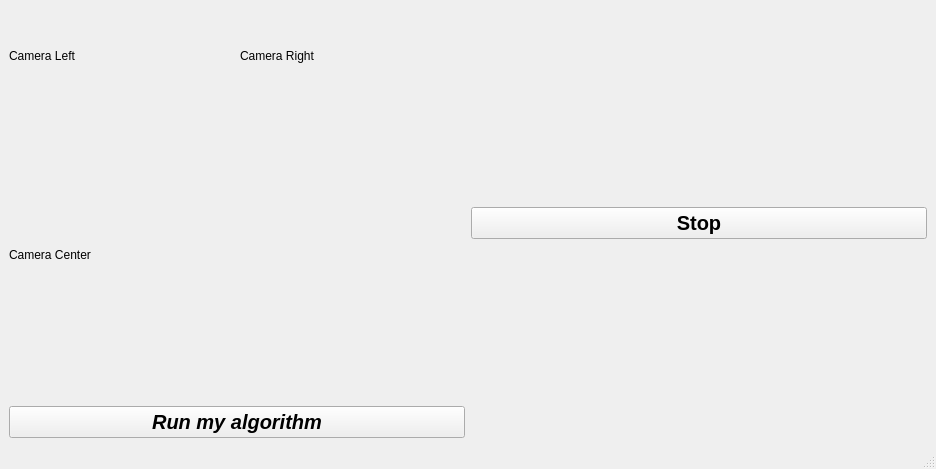
<?xml version="1.0" encoding="UTF-8"?>
<ui version="4.0">
 <class>MainWindow</class>
 <widget class="QMainWindow" name="MainWindow">
  <property name="geometry">
   <rect>
    <x>0</x>
    <y>0</y>
    <width>936</width>
    <height>469</height>
   </rect>
  </property>
  <property name="windowTitle">
   <string>MainWindow</string>
  </property>
  <widget class="QWidget" name="centralwidget">
   <property name="layoutDirection">
    <enum>Qt::RightToLeft</enum>
   </property>
   <layout class="QHBoxLayout" name="horizontalLayout_3">
    <item>
     <layout class="QVBoxLayout" name="verticalLayout_2">
      <item>
       <layout class="QHBoxLayout" name="horizontalLayout_2">
       <item>
         <layout class="QVBoxLayout" name="logoLayout">
          <property name="leftMargin">
           <number>1</number>
          </property>
          <property name="rightMargin">
           <number>0</number>
          </property>
         </layout>
        </item>
        <item>
         <layout class="QVBoxLayout" name="tlLayout">
          <property name="leftMargin">
           <number>0</number>
          </property>
          <property name="rightMargin">
           <number>1</number>
          </property>
         </layout>
        </item>
        <item>
         <layout class="QVBoxLayout" name="mapLayout">
          <property name="leftMargin">
           <number>1</number>
          </property>
          <property name="rightMargin">
           <number>0</number>
          </property>
         </layout>
        </item>
       </layout>
      </item>
      <item>
       <widget class="QPushButton" name="stopButton">
        <property name="font">
         <font>
          <pointsize>15</pointsize>
          <weight>75</weight>
          <bold>true</bold>
         </font>
        </property>
        <property name="text">
         <string>Stop</string>
        </property>
        <property name="icon">
         <iconset resource="../../introrob_py/resources/resources.qrc">
          <normaloff>:/images/stop.png</normaloff>:/images/stop.png</iconset>
        </property>
       </widget>
      </item>
     </layout>
    </item>
    <item>
     <layout class="QVBoxLayout" name="verticalLayout">
      <property name="sizeConstraint">
       <enum>QLayout::SetDefaultConstraint</enum>
      </property>
      <item>
       <layout class="QGridLayout" name="gridLayout">
      
        <item row="0" column="1">
        <widget class="QLabel" name="label_2">
          <property name="text">
           <string>Camera Left</string>
          </property>
         </widget>
        </item>
        
        <item row="1" column="1">
         <widget class="QLabel" name="imageLeft">
          <property name="text">
           <string/>
          </property>
         </widget>
        </item>
        
        
        <item row="0" column="0">
         <widget class="QLabel" name="label_3">
          <property name="text">
           <string>Camera Right</string>
          </property>
         </widget>
        </item>
        
        <item row="1" column="0">
         <widget class="QLabel" name="imageRight">
          <property name="text">
           <string/>
          </property>
         </widget>
        </item>
        
        <item row="2" column="1">
         <widget class="QLabel" name="label_1">
          <property name="text">
           <string>Camera Center</string>
          </property>
         </widget>
        </item>
        
        <item row="3" column="1">
         <widget class="QLabel" name="imageCenter">
          <property name="text">
           <string/>
          </property>
          <property name="geometry">
           <width>500</width>
           <height>250</height>
          </property>
         </widget>
        </item>
        
       </layout>
      </item>
      <item>
       <layout class="QHBoxLayout" name="horizontalLayout">
        <property name="spacing">
         <number>2</number>
        </property>
        <property name="sizeConstraint">
         <enum>QLayout::SetMinimumSize</enum>
        </property>
        <item>
         <widget class="QPushButton" name="pushButton">
          <property name="sizePolicy">
           <sizepolicy hsizetype="Minimum" vsizetype="Maximum">
            <horstretch>0</horstretch>
            <verstretch>0</verstretch>
           </sizepolicy>
          </property>
          <property name="font">
           <font>
            <pointsize>15</pointsize>
            <weight>75</weight>
            <italic>true</italic>
            <bold>true</bold>
           </font>
          </property>
          <property name="text">
           <string>Run my algorithm</string>
          </property>
         </widget>
        </item>
       </layout>
      </item>
     </layout>
    </item>
   </layout>
  </widget>
  <widget class="QMenuBar" name="menubar">
   <property name="geometry">
    <rect>
     <x>0</x>
     <y>0</y>
     <width>936</width>
     <height>25</height>
    </rect>
   </property>
  </widget>
  <widget class="QStatusBar" name="statusbar"/>
 </widget>
 <resources>
  <include location="../../introrob_py/resources/resources.qrc"/>
 </resources>
 <connections/>
</ui>
